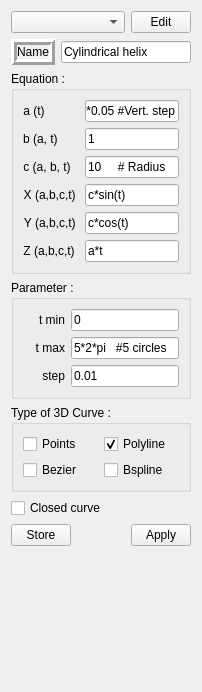
                 <widget class="QWidget" name="scrollAreaWidgetContents_6">
                  <property name="geometry">
                   <rect>
                    <x>0</x>
                    <y>0</y>
                    <width>202</width>
                    <height>692</height>
                   </rect>
                  </property>
                  <layout class="QGridLayout" name="gridLayout_81">
                   <item row="0" column="0">
                    <layout class="QHBoxLayout" name="horizontalLayout_63">
                     <item>
                      <widget class="QComboBox" name="ParCurve_comboBox_3">
                       <property name="toolTip">
                        <string>Choose another curve from the list.</string>
                       </property>
                      </widget>
                     </item>
                     <item>
                      <widget class="QPushButton" name="ParCurve_button_edit_3">
                       <property name="minimumSize">
                        <size>
                         <width>40</width>
                         <height>0</height>
                        </size>
                       </property>
                       <property name="maximumSize">
                        <size>
                         <width>60</width>
                         <height>16777215</height>
                        </size>
                       </property>
                       <property name="toolTip">
                        <string>Click to access to a table where you can edit all parameters of all curves and 
save your custom curves.</string>
                       </property>
                       <property name="text">
                        <string>Edit</string>
                       </property>
                      </widget>
                     </item>
                    </layout>
                   </item>
                   <item row="1" column="0">
                    <layout class="QHBoxLayout" name="horizontalLayout_64">
                     <item>
                      <widget class="QLabel" name="label_name_3">
                       <property name="frameShape">
                        <enum>QFrame::Box</enum>
                       </property>
                       <property name="frameShadow">
                        <enum>QFrame::Raised</enum>
                       </property>
                       <property name="lineWidth">
                        <number>3</number>
                       </property>
                       <property name="text">
                        <string>Name</string>
                       </property>
                       <property name="alignment">
                        <set>Qt::AlignCenter</set>
                       </property>
                      </widget>
                     </item>
                     <item>
                      <widget class="QLineEdit" name="ParCurve_name_3">
                       <property name="text">
                        <string>Cylindrical helix</string>
                       </property>
                      </widget>
                     </item>
                    </layout>
                   </item>
                   <item row="2" column="0">
                    <widget class="QGroupBox" name="groupBox_17">
                     <property name="title">
                      <string>Equation :</string>
                     </property>
                     <layout class="QFormLayout" name="formLayout_3">
                      <item row="0" column="0">
                       <widget class="QLabel" name="label_a_4">
                        <property name="maximumSize">
                         <size>
                          <width>70</width>
                          <height>16777215</height>
                         </size>
                        </property>
                        <property name="layoutDirection">
                         <enum>Qt::LeftToRight</enum>
                        </property>
                        <property name="text">
                         <string>a (t) </string>
                        </property>
                        <property name="alignment">
                         <set>Qt::AlignRight|Qt::AlignTrailing|Qt::AlignVCenter</set>
                        </property>
                       </widget>
                      </item>
                      <item row="0" column="1">
                       <widget class="QLineEdit" name="ParCurve_a_3">
                        <property name="sizePolicy">
                         <sizepolicy hsizetype="Fixed" vsizetype="Fixed">
                          <horstretch>0</horstretch>
                          <verstretch>0</verstretch>
                         </sizepolicy>
                        </property>
                        <property name="minimumSize">
                         <size>
                          <width>40</width>
                          <height>0</height>
                         </size>
                        </property>
                        <property name="maximumSize">
                         <size>
                          <width>150</width>
                          <height>16777215</height>
                         </size>
                        </property>
                        <property name="text">
                         <string>10*0.05 #Vert. step</string>
                        </property>
                        <property name="maxLength">
                         <number>32769</number>
                        </property>
                       </widget>
                      </item>
                      <item row="1" column="0">
                       <widget class="QLabel" name="label_b_4">
                        <property name="maximumSize">
                         <size>
                          <width>70</width>
                          <height>16777215</height>
                         </size>
                        </property>
                        <property name="text">
                         <string>b (a, t) </string>
                        </property>
                        <property name="alignment">
                         <set>Qt::AlignRight|Qt::AlignTrailing|Qt::AlignVCenter</set>
                        </property>
                       </widget>
                      </item>
                      <item row="1" column="1">
                       <widget class="QLineEdit" name="ParCurve_b_3">
                        <property name="sizePolicy">
                         <sizepolicy hsizetype="Fixed" vsizetype="Fixed">
                          <horstretch>0</horstretch>
                          <verstretch>0</verstretch>
                         </sizepolicy>
                        </property>
                        <property name="minimumSize">
                         <size>
                          <width>40</width>
                          <height>0</height>
                         </size>
                        </property>
                        <property name="maximumSize">
                         <size>
                          <width>150</width>
                          <height>16777215</height>
                         </size>
                        </property>
                        <property name="text">
                         <string>1</string>
                        </property>
                        <property name="maxLength">
                         <number>32769</number>
                        </property>
                       </widget>
                      </item>
                      <item row="2" column="0">
                       <widget class="QLabel" name="label_c_2">
                        <property name="maximumSize">
                         <size>
                          <width>70</width>
                          <height>16777215</height>
                         </size>
                        </property>
                        <property name="text">
                         <string>c (a, b, t) </string>
                        </property>
                        <property name="alignment">
                         <set>Qt::AlignRight|Qt::AlignTrailing|Qt::AlignVCenter</set>
                        </property>
                       </widget>
                      </item>
                      <item row="2" column="1">
                       <widget class="QLineEdit" name="ParCurve_c_3">
                        <property name="sizePolicy">
                         <sizepolicy hsizetype="Fixed" vsizetype="Fixed">
                          <horstretch>0</horstretch>
                          <verstretch>0</verstretch>
                         </sizepolicy>
                        </property>
                        <property name="minimumSize">
                         <size>
                          <width>40</width>
                          <height>0</height>
                         </size>
                        </property>
                        <property name="maximumSize">
                         <size>
                          <width>150</width>
                          <height>16777215</height>
                         </size>
                        </property>
                        <property name="text">
                         <string>10     # Radius</string>
                        </property>
                        <property name="maxLength">
                         <number>32769</number>
                        </property>
                       </widget>
                      </item>
                      <item row="3" column="0">
                       <widget class="QLabel" name="label_x_4">
                        <property name="maximumSize">
                         <size>
                          <width>70</width>
                          <height>16777215</height>
                         </size>
                        </property>
                        <property name="text">
                         <string>X (a,b,c,t) </string>
                        </property>
                        <property name="alignment">
                         <set>Qt::AlignRight|Qt::AlignTrailing|Qt::AlignVCenter</set>
                        </property>
                       </widget>
                      </item>
                      <item row="3" column="1">
                       <widget class="QLineEdit" name="ParCurve_x_3">
                        <property name="sizePolicy">
                         <sizepolicy hsizetype="Fixed" vsizetype="Fixed">
                          <horstretch>0</horstretch>
                          <verstretch>0</verstretch>
                         </sizepolicy>
                        </property>
                        <property name="minimumSize">
                         <size>
                          <width>40</width>
                          <height>0</height>
                         </size>
                        </property>
                        <property name="maximumSize">
                         <size>
                          <width>150</width>
                          <height>16777215</height>
                         </size>
                        </property>
                        <property name="text">
                         <string>c*sin(t)</string>
                        </property>
                        <property name="maxLength">
                         <number>32769</number>
                        </property>
                       </widget>
                      </item>
                      <item row="4" column="0">
                       <widget class="QLabel" name="label_y_4">
                        <property name="maximumSize">
                         <size>
                          <width>70</width>
                          <height>16777215</height>
                         </size>
                        </property>
                        <property name="text">
                         <string>Y (a,b,c,t) </string>
                        </property>
                        <property name="alignment">
                         <set>Qt::AlignRight|Qt::AlignTrailing|Qt::AlignVCenter</set>
                        </property>
                       </widget>
                      </item>
                      <item row="5" column="0">
                       <widget class="QLabel" name="label_z_2">
                        <property name="maximumSize">
                         <size>
                          <width>70</width>
                          <height>16777215</height>
                         </size>
                        </property>
                        <property name="text">
                         <string>Z (a,b,c,t) </string>
                        </property>
                        <property name="alignment">
                         <set>Qt::AlignRight|Qt::AlignTrailing|Qt::AlignVCenter</set>
                        </property>
                       </widget>
                      </item>
                      <item row="5" column="1">
                       <widget class="QLineEdit" name="ParCurve_z_3">
                        <property name="sizePolicy">
                         <sizepolicy hsizetype="Fixed" vsizetype="Fixed">
                          <horstretch>0</horstretch>
                          <verstretch>0</verstretch>
                         </sizepolicy>
                        </property>
                        <property name="minimumSize">
                         <size>
                          <width>40</width>
                          <height>0</height>
                         </size>
                        </property>
                        <property name="maximumSize">
                         <size>
                          <width>150</width>
                          <height>16777215</height>
                         </size>
                        </property>
                        <property name="text">
                         <string>a*t</string>
                        </property>
                        <property name="maxLength">
                         <number>32769</number>
                        </property>
                       </widget>
                      </item>
                      <item row="4" column="1">
                       <widget class="QLineEdit" name="ParCurve_y_3">
                        <property name="sizePolicy">
                         <sizepolicy hsizetype="Fixed" vsizetype="Fixed">
                          <horstretch>0</horstretch>
                          <verstretch>0</verstretch>
                         </sizepolicy>
                        </property>
                        <property name="minimumSize">
                         <size>
                          <width>40</width>
                          <height>0</height>
                         </size>
                        </property>
                        <property name="maximumSize">
                         <size>
                          <width>150</width>
                          <height>16777215</height>
                         </size>
                        </property>
                        <property name="text">
                         <string>c*cos(t)</string>
                        </property>
                        <property name="maxLength">
                         <number>32769</number>
                        </property>
                       </widget>
                      </item>
                     </layout>
                    </widget>
                   </item>
                   <item row="3" column="0">
                    <widget class="QGroupBox" name="groupBox_18">
                     <property name="title">
                      <string>Parameter :</string>
                     </property>
                     <layout class="QGridLayout" name="gridLayout_82">
                      <item row="0" column="0">
                       <widget class="QLabel" name="label_tmin_4">
                        <property name="maximumSize">
                         <size>
                          <width>70</width>
                          <height>16777215</height>
                         </size>
                        </property>
                        <property name="layoutDirection">
                         <enum>Qt::LeftToRight</enum>
                        </property>
                        <property name="text">
                         <string>t min</string>
                        </property>
                        <property name="alignment">
                         <set>Qt::AlignRight|Qt::AlignTrailing|Qt::AlignVCenter</set>
                        </property>
                       </widget>
                      </item>
                      <item row="1" column="0">
                       <widget class="QLabel" name="label_tmax_4">
                        <property name="maximumSize">
                         <size>
                          <width>70</width>
                          <height>16777215</height>
                         </size>
                        </property>
                        <property name="layoutDirection">
                         <enum>Qt::LeftToRight</enum>
                        </property>
                        <property name="text">
                         <string>t max</string>
                        </property>
                        <property name="alignment">
                         <set>Qt::AlignRight|Qt::AlignTrailing|Qt::AlignVCenter</set>
                        </property>
                       </widget>
                      </item>
                      <item row="1" column="1">
                       <widget class="QLineEdit" name="ParCurve_tmax_3">
                        <property name="sizePolicy">
                         <sizepolicy hsizetype="Fixed" vsizetype="Fixed">
                          <horstretch>0</horstretch>
                          <verstretch>0</verstretch>
                         </sizepolicy>
                        </property>
                        <property name="minimumSize">
                         <size>
                          <width>40</width>
                          <height>0</height>
                         </size>
                        </property>
                        <property name="maximumSize">
                         <size>
                          <width>150</width>
                          <height>16777215</height>
                         </size>
                        </property>
                        <property name="text">
                         <string>5*2*pi   #5 circles</string>
                        </property>
                        <property name="maxLength">
                         <number>32769</number>
                        </property>
                       </widget>
                      </item>
                      <item row="2" column="0">
                       <widget class="QLabel" name="label_tstep_4">
                        <property name="maximumSize">
                         <size>
                          <width>70</width>
                          <height>16777215</height>
                         </size>
                        </property>
                        <property name="layoutDirection">
                         <enum>Qt::LeftToRight</enum>
                        </property>
                        <property name="text">
                         <string>step</string>
                        </property>
                        <property name="alignment">
                         <set>Qt::AlignRight|Qt::AlignTrailing|Qt::AlignVCenter</set>
                        </property>
                       </widget>
                      </item>
                      <item row="2" column="1">
                       <widget class="QLineEdit" name="ParCurve_tstep_3">
                        <property name="sizePolicy">
                         <sizepolicy hsizetype="Fixed" vsizetype="Fixed">
                          <horstretch>0</horstretch>
                          <verstretch>0</verstretch>
                         </sizepolicy>
                        </property>
                        <property name="minimumSize">
                         <size>
                          <width>40</width>
                          <height>0</height>
                         </size>
                        </property>
                        <property name="maximumSize">
                         <size>
                          <width>150</width>
                          <height>16777215</height>
                         </size>
                        </property>
                        <property name="text">
                         <string>0.01</string>
                        </property>
                        <property name="maxLength">
                         <number>32769</number>
                        </property>
                       </widget>
                      </item>
                      <item row="0" column="1">
                       <widget class="QLineEdit" name="ParCurve_tmin_3">
                        <property name="sizePolicy">
                         <sizepolicy hsizetype="Fixed" vsizetype="Fixed">
                          <horstretch>0</horstretch>
                          <verstretch>0</verstretch>
                         </sizepolicy>
                        </property>
                        <property name="minimumSize">
                         <size>
                          <width>40</width>
                          <height>0</height>
                         </size>
                        </property>
                        <property name="maximumSize">
                         <size>
                          <width>150</width>
                          <height>16777215</height>
                         </size>
                        </property>
                        <property name="text">
                         <string>0</string>
                        </property>
                        <property name="maxLength">
                         <number>32769</number>
                        </property>
                       </widget>
                      </item>
                     </layout>
                    </widget>
                   </item>
                   <item row="5" column="0">
                    <widget class="QCheckBox" name="checkBox_close_3">
                     <property name="text">
                      <string>Closed curve</string>
                     </property>
                    </widget>
                   </item>
                   <item row="6" column="0">
                    <layout class="QHBoxLayout" name="horizontalLayout_65">
                     <item>
                      <widget class="QPushButton" name="ParCurve_button_store_3">
                       <property name="minimumSize">
                        <size>
                         <width>40</width>
                         <height>0</height>
                        </size>
                       </property>
                       <property name="maximumSize">
                        <size>
                         <width>60</width>
                         <height>16777215</height>
                        </size>
                       </property>
                       <property name="toolTip">
                        <string>Click to store the current edited curve into the table.
To save your curve you need to go to &quot;Edit&quot;.</string>
                       </property>
                       <property name="text">
                        <string>Store</string>
                       </property>
                      </widget>
                     </item>
                     <item>
                      <spacer name="horizontalSpacer_9">
                       <property name="orientation">
                        <enum>Qt::Horizontal</enum>
                       </property>
                       <property name="sizeHint" stdset="0">
                        <size>
                         <width>40</width>
                         <height>20</height>
                        </size>
                       </property>
                      </spacer>
                     </item>
                     <item>
                      <widget class="QPushButton" name="ParCurve_button_apply_3">
                       <property name="minimumSize">
                        <size>
                         <width>40</width>
                         <height>0</height>
                        </size>
                       </property>
                       <property name="maximumSize">
                        <size>
                         <width>60</width>
                         <height>16777215</height>
                        </size>
                       </property>
                       <property name="toolTip">
                        <string>Click to visualize the curve.</string>
                       </property>
                       <property name="text">
                        <string>Apply</string>
                       </property>
                      </widget>
                     </item>
                    </layout>
                   </item>
                   <item row="7" column="0">
                    <spacer name="verticalSpacer_2">
                     <property name="orientation">
                      <enum>Qt::Vertical</enum>
                     </property>
                     <property name="sizeHint" stdset="0">
                      <size>
                       <width>20</width>
                       <height>40</height>
                      </size>
                     </property>
                    </spacer>
                   </item>
                   <item row="4" column="0">
                    <widget class="QGroupBox" name="groupBox_19">
                     <property name="title">
                      <string>Type of 3D Curve :</string>
                     </property>
                     <layout class="QGridLayout" name="gridLayout_3">
                      <item row="0" column="1">
                       <widget class="QCheckBox" name="checkBox_points_3">
                        <property name="text">
                         <string>Points</string>
                        </property>
                        <property name="autoExclusive">
                         <bool>true</bool>
                        </property>
                       </widget>
                      </item>
                      <item row="0" column="2">
                       <widget class="QCheckBox" name="checkBox_polyline_3">
                        <property name="text">
                         <string>Polyline</string>
                        </property>
                        <property name="checked">
                         <bool>true</bool>
                        </property>
                        <property name="autoExclusive">
                         <bool>true</bool>
                        </property>
                       </widget>
                      </item>
                      <item row="1" column="2">
                       <widget class="QCheckBox" name="checkBox_bspline_3">
                        <property name="text">
                         <string>Bspline</string>
                        </property>
                        <property name="checked">
                         <bool>false</bool>
                        </property>
                        <property name="autoExclusive">
                         <bool>true</bool>
                        </property>
                       </widget>
                      </item>
                      <item row="1" column="1">
                       <widget class="QCheckBox" name="checkBox_bezier_3">
                        <property name="enabled">
                         <bool>true</bool>
                        </property>
                        <property name="text">
                         <string>Bezier</string>
                        </property>
                        <property name="checked">
                         <bool>false</bool>
                        </property>
                        <property name="autoExclusive">
                         <bool>true</bool>
                        </property>
                       </widget>
                      </item>
                     </layout>
                    </widget>
                   </item>
                  </layout>
                 </widget>
